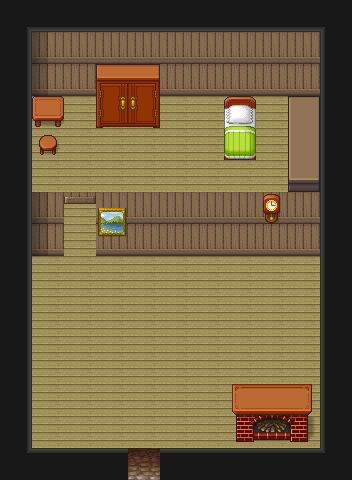

Tiled map render using the project's own tile images. Description and the whole map definition, tile-layer contents included, below:
An orthogonal 11x15 tile map with 32x32 px tiles, 4 tile layers (Tile Layer 1, Walls and Furniture, Foreground and Overlays, Tile Layer 3), 3 tilesets and 1 object (somewhere-flb-exit).

<map version="1.11" tiledversion="1.11.2" orientation="orthogonal" renderorder="right-down" width="11" height="15" tilewidth="32" tileheight="32" infinite="0" nextlayerid="6" nextobjectid="3">
 <tileset firstgid="1" source="../[Base]BaseChip_pipo.tsx" />
 <tileset firstgid="1001" source="../[A]Wall-Up_pipo.tsx" />
 <tileset firstgid="1097" source="../[Town]MageCity_cc0.tsx" />
 <layer id="1" name="Tile Layer 1" width="11" height="15">
  <data encoding="csv">
0,0,0,0,0,0,0,0,0,0,0,
0,226,226,226,226,226,226,226,226,226,0,
0,226,226,226,226,226,226,226,226,226,0,
0,226,226,226,226,226,226,226,226,226,0,
0,226,226,226,226,226,226,226,226,226,0,
0,226,226,226,226,226,226,226,226,226,0,
0,226,226,226,226,226,226,226,226,226,0,
0,226,226,226,226,226,226,226,226,226,0,
0,226,226,226,226,226,226,226,226,226,0,
0,226,226,226,226,226,226,226,226,226,0,
0,226,226,226,226,226,226,226,226,226,0,
0,226,226,226,226,226,226,226,226,226,0,
0,226,226,226,226,226,226,226,226,226,0,
0,226,226,226,226,226,226,226,226,226,0,
0,0,0,0,0,0,0,0,0,0,0
</data>
 </layer>
 <layer id="2" name="Walls and Furniture" width="11" height="15">
  <data encoding="csv">
362,362,362,362,362,362,362,362,362,362,362,
362,357,354,354,354,354,354,354,354,354,362,
362,365,362,732,733,362,362,362,362,362,362,
362,747,0,740,741,0,0,779,0,677,362,
362,755,0,0,0,0,0,787,0,685,362,
362,0,0,0,0,0,0,0,0,693,362,
362,357,359,354,354,354,354,354,354,354,362,
362,365,226,362,362,362,362,362,362,362,362,
362,0,0,0,0,0,0,0,0,0,362,
362,0,0,0,0,0,0,0,0,0,362,
362,0,0,0,0,0,0,0,0,0,362,
362,0,0,0,0,0,0,0,0,0,362,
362,0,0,0,0,0,0,0,0,0,362,
362,0,0,0,0,0,0,0,0,0,362,
362,362,362,362,1431,362,362,362,362,362,362
</data>
 </layer>
 <layer id="5" name="Foreground and Overlays" width="11" height="15">
  <data encoding="csv">
0,0,0,0,0,0,0,0,0,0,0,
0,0,0,0,0,0,0,0,0,0,0,
0,0,0,0,0,0,0,0,0,0,0,
0,0,0,0,0,0,0,0,0,0,0,
0,0,0,0,0,0,0,803,0,0,0,
0,0,0,0,0,0,0,0,0,0,0,
0,0,0,629,0,0,0,0,811,0,0,
0,0,0,637,0,0,0,0,0,0,0,
0,0,0,0,0,0,0,0,0,0,0,
0,0,0,0,0,0,0,0,0,0,0,
0,0,0,0,0,0,0,0,0,0,0,
0,0,0,0,0,0,0,0,0,0,0,
0,0,0,0,0,0,0,0,0,0,0,
0,0,0,0,0,0,0,0,0,0,0,
0,0,0,0,0,0,0,0,0,0,0
</data>
 </layer>
 <layer id="3" name="Tile Layer 3" width="11" height="15">
  <data encoding="csv">
1077,1071,1071,1071,1071,1071,1071,1071,1071,1071,1078,
1064,0,0,0,0,0,0,0,0,0,1062,
1064,0,0,0,0,0,0,0,0,0,1062,
1064,0,0,0,0,0,0,0,0,0,1062,
1064,0,0,0,0,0,0,0,0,0,1062,
1064,0,0,0,0,0,0,0,0,0,1062,
1064,0,0,0,0,0,0,0,0,0,1062,
1064,0,0,0,0,0,0,0,0,0,1062,
1064,0,0,0,0,0,0,0,0,0,1062,
1064,0,0,0,0,0,0,0,0,0,1062,
1064,0,0,0,0,0,0,0,0,0,1062,
1064,0,0,0,0,0,0,0,0,0,1062,
1064,0,0,0,0,0,0,833,834,835,1062,
1064,0,0,0,0,0,0,841,842,843,1062,
1085,1055,1055,1055,0,1055,1055,1055,1055,1055,1086
</data>
 </layer>
 <objectgroup id="4" name="Object Layer 1">
  <object id="2" name="somewhere-flb-exit" x="128" y="464" width="32" height="32">
   <properties>
    <property name="dest" value="somewhere-district-1" />
    <property name="destDir" value="d" />
    <property name="destX" type="float" value="31" />
    <property name="destY" type="float" value="34" />
    <property name="destZ" type="float" value="1" />
   </properties>
  </object>
 </objectgroup>
</map>
